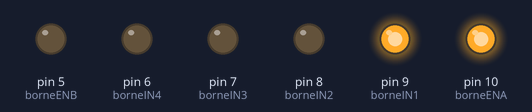
A sketch run on a simulated Arduino Uno, built with avr-gcc and run on an emulated ATmega328P. Shown: output pins drawn as LEDs (lit = HIGH).

Above: at 0.1 s.
Timing chart, 0 to 1.6 s (numbered marks = the images above):
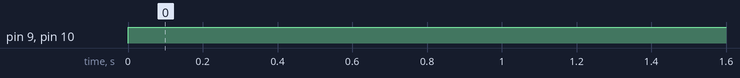

The sketch:

pontHmoteurVi.ino
```cpp
#define borneENA        10      // On associe la borne "ENA" du L298N à la pin D10 de l'Arduino (PWM possible sur cette broche)
#define borneIN1        9       // On associe la borne "IN1" du L298N à la pin D9 de l'Arduino
#define borneIN2        8       // On associe la borne "IN2" du L298N à la pin D8 de l'Arduino
#define borneIN3        7       // On associe la borne "IN3" du L298N à la pin D7 de l'Arduino
#define borneIN4        6       // On associe la borne "IN4" du L298N à la pin D6 de l'Arduino
#define borneENB        5       // On associe la borne "ENB" du L298N à la pin D5 de l'Arduino (PWM possible sur cette broche)

//*************************//
// Constantes du programme //
//*************************//
#define delaiChangementVitesse     20       // Défini un petit délai, exprimé en millisecondes, avant tout autre changement de vitesse
#define vitesseMinimale            60       // Rapport cylique minimal du signal PWM, pour faire tourner le moteur au minimum de sa vitesse (en pratique, on évitera de trop approcher la valeur  0)
#define vitesseMaximale            255      // Rapport cylique maximal du signal PWM, pour faire tourner le moteur au maximum de sa vitesse

const char MARCHE_AVANT   = 'V';            // Défini une constante pour la "marche avant" (peu importe la valeur)
const char MARCHE_ARRIERE = 'R';            // Défini une constante pour la "marche arrière" (peu importe la valeur)

//************************//
// Variables du programme //
//************************//
int vitesse;                    // Spécifie la vitesse de rotation du moteur, entre son minimum (0) et son maximum (255) <= signal PWM

//*******//
// SETUP //
//*******//
void setup() {

  // Configuration de toutes les pins de l'Arduino en "sortie" (car elles attaquent les entrées du module L298N)
  pinMode(borneENA, OUTPUT);
  pinMode(borneIN1, OUTPUT);
  pinMode(borneIN2, OUTPUT);
  pinMode(borneIN3, OUTPUT);
  pinMode(borneIN4, OUTPUT);
  pinMode(borneENB, OUTPUT);
}

//**************************//
// Boucle principale : LOOP //
//**************************//
void loop() {
  digitalWrite(borneIN1,HIGH);
  digitalWrite(borneIN2,LOW);
  digitalWrite(borneENA,HIGH);
}


//************************************************************************************//
// Fonction : configurerSensDeRotationPontA()                                         //
// But :      Permet de définir le sens de rotation du moteu branché sur le pont A    //
//************************************************************************************//
void configurerSensDeRotationPontA(char sensDeRotation) {

  if(sensDeRotation == MARCHE_AVANT) {
    // Configuration du L298N en "marche avant", pour le moteur connecté au pont A. Selon sa table de vérité, il faut que :
    digitalWrite(borneIN1, HIGH);                 // L'entrée IN1 doit être au niveau haut
    digitalWrite(borneIN2, LOW);                  // L'entrée IN2 doit être au niveau bas
  }

  if(sensDeRotation == MARCHE_ARRIERE) {
    // Configuration du L298N en "marche arrière", pour le moteur câblé sur le pont A. Selon sa table de vérité, il faut que :
    digitalWrite(borneIN1, LOW);                  // L'entrée IN1 doit être au niveau bas
    digitalWrite(borneIN2, HIGH);                 // L'entrée IN2 doit être au niveau haut
  }
}

//************************************************************************************//
// Fonction : changeVitesseMoteurPontA()                                              //
// But :      Change la vitesse de rotation du moteur branché sur le pont A           //
//            (cette valeur doit être comprise entre 0 et 255)                        //
//************************************************************************************//
void changeVitesseMoteurPontA(int nouvelleVitesse) {

  // Génère un signal PWM permanent, de rapport cyclique égal à "nouvelleVitesse" (valeur comprise entre 0 et 255)
  analogWrite(borneENA, nouvelleVitesse);
}
```

Measured:
- by itself, pin 9 (borneIN1), pin 10 (borneENA): LOW → HIGH at 0.00 s
